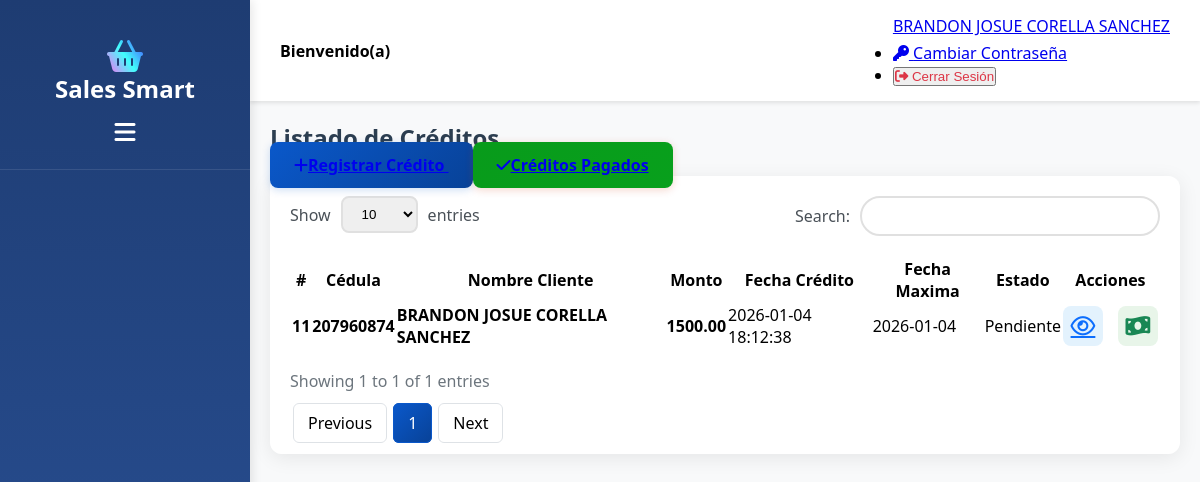
/View/Creditos/Creditos.php (signed in), run on an earlier commit of the app's database.
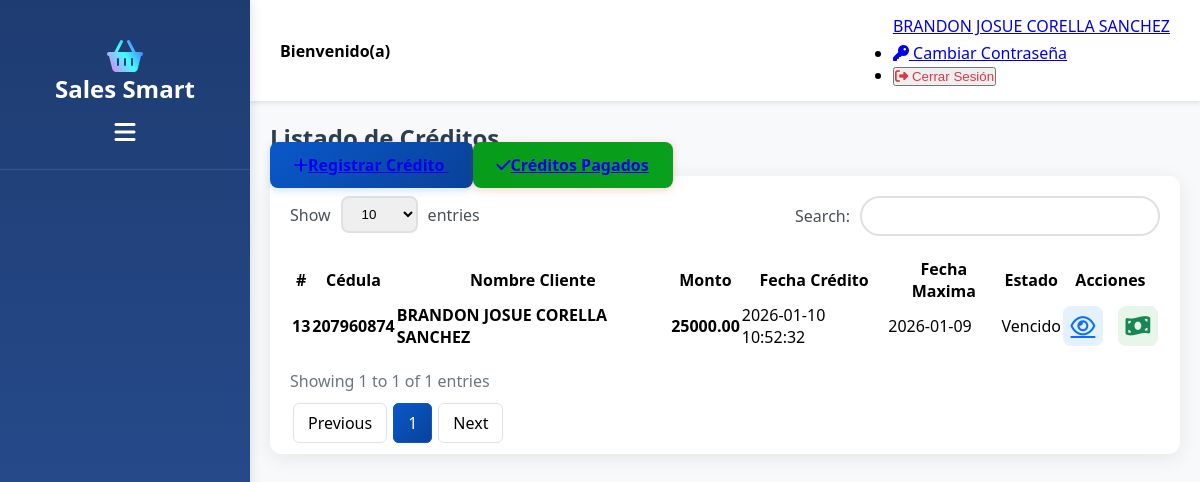
And on a later commit of the database.
### tables this page shows
CREATE TABLE `tbcredito` (
  `idCredito` int NOT NULL AUTO_INCREMENT,
  `cedula` varchar(255) NOT NULL,
  `nombreCliente` varchar(255) NOT NULL,
  `monto` decimal(10,2) NOT NULL,
  `fechaCredito` datetime NOT NULL,
  `fechaMaxima` date NOT NULL,
  `idEstadoCredito` int NOT NULL,
  PRIMARY KEY (`idCredito`),
  KEY `FK_CREDITO_ESTADO` (`idEstadoCredito`),
  CONSTRAINT `FK_CREDITO_ESTADO` FOREIGN KEY (`idEstadoCredito`) REFERENCES `tbestadocredito` (`idEstadoCredito`)
);

CREATE TABLE `tbestadocredito` (
  `idEstadoCredito` int NOT NULL AUTO_INCREMENT,
  `nombreEstado` varchar(255) NOT NULL,
  PRIMARY KEY (`idEstadoCredito`)
);

### Model/CreditoModel.php (called while the page is built, shortened)
<?php
    function ConsultarCreditosModel ()
    {
        try
        {
            $context = OpenConnection();
            $sentencia = "CALL ConsultarCreditos()";
            $resultado = $context -> query($sentencia);
            $datos = [];
            while ($row = $resultado->fetch_assoc())
            {
                $datos[] = $row;
            }
            return $datos;
        }
        catch(Exception $error)
        {
            SaveError($error);
            return false;
        }
    }
?>

### Controller/CreditoController.php (called while the page is built, shortened)
<?php
    include_once $_SERVER['DOCUMENT_ROOT'] . '/SalesSmart/Model/CreditoModel.php';
    function ConsultarCreditos()
    {
        return ConsultarCreditosModel();
    }
?>

### View/Creditos/Creditos.php (the view, shortened to what the changed rows need)
<?php
    include_once $_SERVER['DOCUMENT_ROOT'] . '/SalesSmart/View/LayoutInterno.php';
    include_once $_SERVER['DOCUMENT_ROOT'] . '/SalesSmart/Controller/CreditoController.php';
    $creditos = ConsultarCreditos();
?>
<!doctype html>
<html lang="es">
<body>
    <div class="row mb-3">
        <div class="col-12 mt-4">
            <h2 class="text-center mb-3" style="color: #2c3e50; font-weight: 700;">Listado de Créditos</h2>
        </div>
    </div>
    <div class="card">
        <div class="card-body p-0 mt-3">
            <div class="table-responsive">
                <table class="table mb-0 text-center" id="tbCredito" name="tbCredito">
                    <thead>
                        <tr>
                            <th scope="col" class="text-center align-middle">#</th>
                            <th scope="col" class="text-center align-middle">Cédula</th>
                            <th scope="col" class="text-center align-middle">Nombre Cliente</th>
                            <th scope="col" class="text-center align-middle">Monto</th>
                            <th scope="col" class="text-center align-middle">Fecha Crédito</th>
                            <th scope="col" class="text-center align-middle">Fecha Maxima</th>
                            <th scope="col" class="text-center align-middle">Estado</th>
                            <th scope="col" class="text-center align-middle">Acciones</th>
                        </tr>
                    </thead>
                    <tbody>
                    <?php
                    foreach ($creditos as $credito)
                    {
                        $badgeClass = 'secondary';
                        if ($credito['nombreEstado'] == 'Pendiente')
                        {
                            $badgeClass = 'warning';
                        }
                        elseif ($credito['nombreEstado'] == 'Vencido')
                        {
                            $badgeClass = 'danger';
                        }
                        elseif ($credito['nombreEstado'] == 'Pagado')
                        {
                            $badgeClass = 'success';
                        }
                        echo '
                        <tr>
                            <td class="text-center align-middle"><strong>'.$credito['idCredito'].'</strong></td>
                            <td class="text-center align-middle"><strong>'.$credito['cedula'].'</strong></td>
                            <td class="text-center align-middle"><strong>'.$credito['nombreCliente'].'</strong></td>
                            <td class="text-center align-middle"><strong>'.$credito['monto'].'</strong></td>
                            <td class="text-center align-middle">'.$credito['fechaCredito'].'</td>
                            <td class="text-center align-middle">'.$credito['fechaMaxima'].'</td>
                            <td class="text-center align-middle">
                                <span class="badge bg-'.$badgeClass.'">'.$credito['nombreEstado'].'</span>
                            </td>
                            <td class="text-center align-middle">
                                <div class="action-buttons d-flex justify-content-center gap-3">
                                    <a href="ActualizarCredito.php?id='.$credito['idCredito'].'"
                                    title="Ver"
                                    style="color:#0d6efd;font-size:22px;">
                                        <i class="fa-regular fa-eye"></i>
                                    </a>
                                    <form method="POST" action="" style="margin:0;">
                                        <input type="hidden" name="idCredito" value="'.$credito['idCredito'].'">
                                        <button type="submit" name="btnEliminarCredito"
                                            class="btn-eliminar-verde"
                                            title="Eliminar"
                                            style="background:none;border:none;color:#198754;font-size:22px;">
                                            <i class="fa-solid fa-money-bill-wave"></i>
                                        </button>
                                    </form>
                                </div>
                            </td>
                        </tr>';
                    }
                    ?>
                    </tbody>
                </table>
            </div>
        </div>
    </div>
</body>
</html>

What changed in the data, as far as the page shows it:
no longer on this page (row edited): tbcredito: idCredito "11", cedula "207960874", nombreCliente "BRANDON JOSUE CORELLA SANCHEZ", monto "1500.00", fechaCredito "2026-01-04 18:12:38", fechaMaxima "2026-01-04", idEstadoCredito.nombreEstado "Pendiente"
added tbcredito: idCredito "13", cedula "207960874", nombreCliente "BRANDON JOSUE CORELLA SANCHEZ", monto "25000.00", fechaCredito "2026-01-10 10:52:32", fechaMaxima "2026-01-09", idEstadoCredito.nombreEstado "Vencido"
